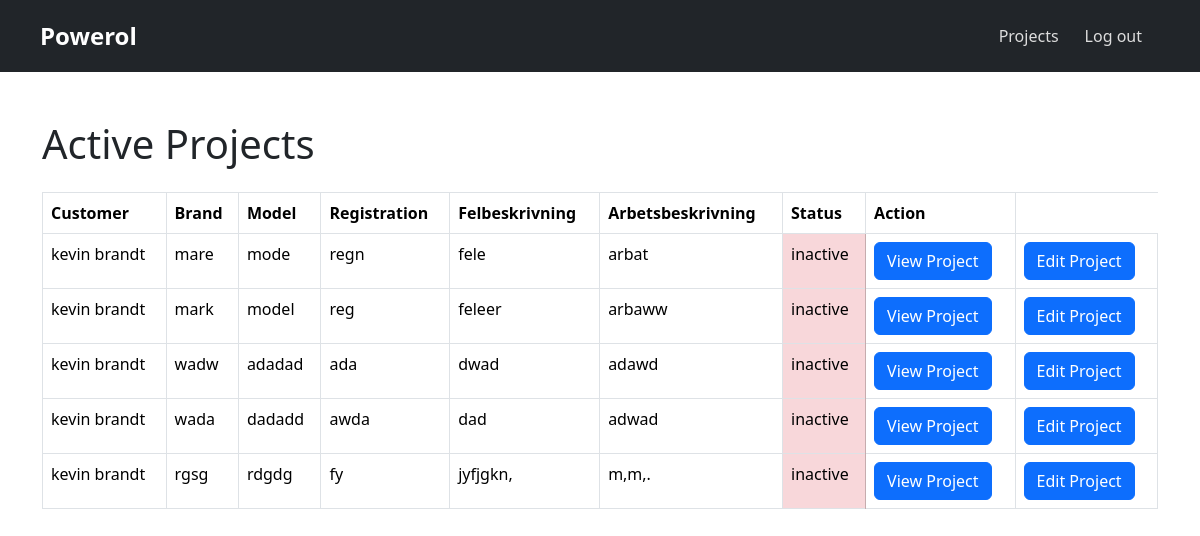
Screenshot of /all_projects.php (signed in) with the database file from the repository.
### tables this page shows
CREATE TABLE `table_projekt` (
  `id_projekt` int(11) NOT NULL,
  `pt_felbeskrivning` varchar(520) NOT NULL,
  `pt_arbetsbeskrivning` varchar(520) NOT NULL,
  `pt_status_fk` int(11) NOT NULL,
  `customer_fk` int(11) DEFAULT NULL,
  `created_by_user_fk` int(11) NOT NULL,
  `car_brand` varchar(255) NOT NULL,
  `car_model` varchar(255) NOT NULL,
  `car_reg` varchar(255) NOT NULL
);

CREATE TABLE `table_status` (
  `id_status` int(11) NOT NULL,
  `status_name` varchar(50) NOT NULL
);

### all_projects.php (the view, shortened to what this page needs)
<?php
include_once 'includes/header.php';
echo "<div class='container mt-5'>";
echo "<h1 class='mb-4'>Active Projects</h1>";
try {
    $stmt = $pdo->query("
        SELECT
            p.id_projekt,
            CONCAT(c.cust_fname, ' ', c.cust_lname) AS customer_name,
            p.pt_felbeskrivning,
            p.pt_arbetsbeskrivning,
            p.car_brand,
            p.car_model,
            p.car_reg,
            s.status_name,
            p.pt_status_fk
        FROM table_projekt p
        JOIN table_customer c ON p.customer_fk = c.id_cust
        JOIN table_status s ON p.pt_status_fk = s.id_status
    ");
    if ($stmt->rowCount() > 0) {
        echo "<table class='table table-bordered table-hover'>
                <thead class='thead-dark'>
                    <tr>
                        <th>Customer</th>
                        <th>Brand</th>
                        <th>Model</th>
                        <th>Registration</th>
                        <th>Felbeskrivning</th>
                        <th>Arbetsbeskrivning</th>
                        <th>Status</th>
                        <th>Action</th>
                    </tr>
                </thead>
                <tbody>";
        foreach ($stmt as $row) {
            $status_color_class = '';
            switch ($row['pt_status_fk']) {
                case 2:
                    $status_color_class = 'table-danger';
                    break;
            }
            $felbeskrivning = strlen($row['pt_felbeskrivning']) > 100
                ? substr($row['pt_felbeskrivning'], 0, 100) . '...'
                : $row['pt_felbeskrivning'];
            $arbetsbeskrivning = strlen($row['pt_arbetsbeskrivning']) > 100
                ? substr($row['pt_arbetsbeskrivning'], 0, 100) . '...'
                : $row['pt_arbetsbeskrivning'];
            echo "<tr>
                    <td>" . $row['customer_name'] . "</td>
                    <td>" . $row['car_brand'] . "</td>
                    <td>" . $row['car_model'] . "</td>
                    <td>" . $row['car_reg'] . "</td>
                    <td>" . $felbeskrivning . "</td>
                    <td>" . $arbetsbeskrivning . "</td>
                    <td class='$status_color_class'>" . $row['status_name'] . "</td>
                    <td>
                        <a href='single-project.php?id=" . $row['id_projekt'] . "' class='btn btn-primary'>View Project</a>
                    </td>
                    <td>
                        <a href='edit-single-project.php?id=" . $row['id_projekt'] . "' class='btn btn-primary'>Edit Project</a>
                    </td>
                  </tr>";
        }
        echo "</tbody></table>";
    } else {
        echo "<div class='alert alert-info' role='alert'>No active projects found.</div>";
    }
} catch (PDOException $e) {
    echo "<div class='alert alert-danger' role='alert'>Error: " . $e->getMessage() . "</div>";
}
echo "</div>";
?>

### rows the page displays
table_projekt: customer_name "kevin brandt", car_brand "mare", car_model "mode", car_reg "regn", pt_felbeskrivning "fele", pt_arbetsbeskrivning "arbat", pt_status_fk.status_name "inactive"
table_projekt: customer_name "kevin brandt", car_brand "mark", car_model "model", car_reg "reg", pt_felbeskrivning "feleer", pt_arbetsbeskrivning "arbaww", pt_status_fk.status_name "inactive"
table_projekt: customer_name "kevin brandt", car_brand "wadw", car_model "adadad", car_reg "ada", pt_felbeskrivning "dwad", pt_arbetsbeskrivning "adawd", pt_status_fk.status_name "inactive"
table_projekt: customer_name "kevin brandt", car_brand "wada", car_model "dadadd", car_reg "awda", pt_felbeskrivning "dad", pt_arbetsbeskrivning "adwad", pt_status_fk.status_name "inactive"
table_projekt: customer_name "kevin brandt", car_brand "rgsg", car_model "rdgdg", car_reg "fy", pt_felbeskrivning "jyfjgkn,", pt_arbetsbeskrivning "m,m,.", pt_status_fk.status_name "inactive"

### other values shown
$menuItem['title'] "Projects"
